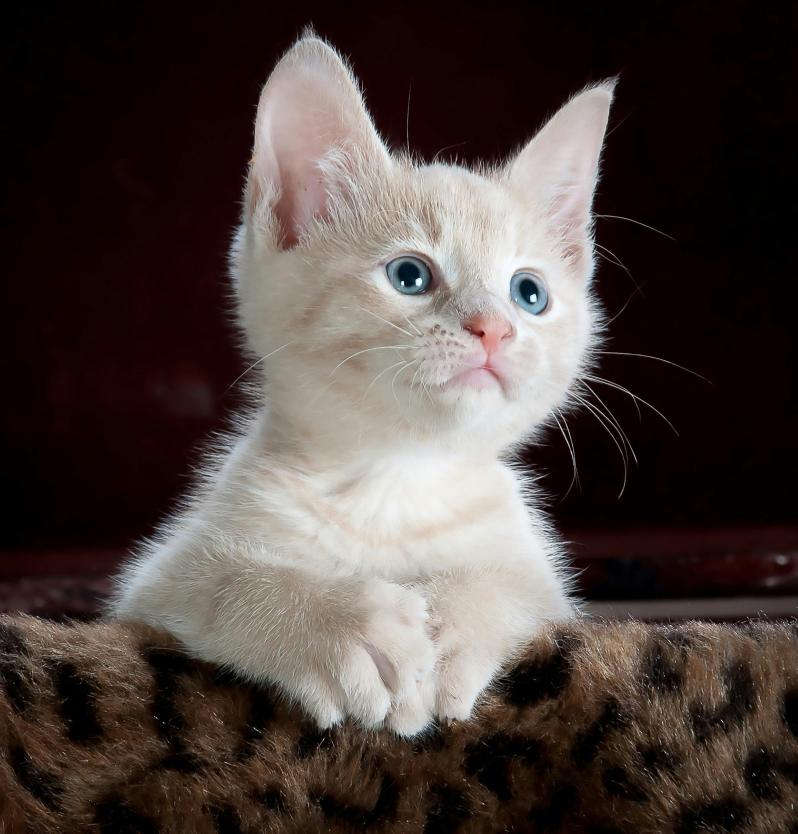
#> input picture data/cat.jpeg, 2392 x 2500 px, found by its file name (shown at 1/3 size)
$ python 3_from_arrays_to_images.py
#> lines starting #> are read from the running program, lines starting #| are printed output that depends on the picture
# ⚄◉․﹒．~*~․﹒．◉⚄⚄◉․﹒．~*~․﹒．◉⚄⚄◉․﹒．~*~․﹒．◉⚄
# Tutorial 3: From Arrays to Images
# ⚄◉․﹒．~*~․﹒．◉⚄⚄◉․﹒．~*~․﹒．◉⚄⚄◉․﹒．~*~․﹒．◉⚄


# ⁌------------------------------------⁍
# What you will learn:
# ✓ visualize arrays with matplotlib
# ✓ read images with matplotlib
# ✓ manipulate images with numpy:
#   - visualize RGB channels
#   - convert to grayscale
#   - applay thresholding
#   - flip images
#   - rotate images
#   - crop images
#   - resize images
# ⁌------------------------------------⁍


import numpy as np
import matplotlib.pyplot as plt


# ~~~~~~~~~~~
# Exercise 1.1
# Use matplotlib to show the image array from Tutorial 2, Exercise 1.4.
# Hint: Use plt.imshow().
print("\n ~~~~~~~~~~~")
print("Exercise 1.1")

# ..... your code here .....
array1_4 = np.ones([10, 10])
array1_4[1:9, 1:9] = 0
plt.imshow(array1_4)
plt.show()
plt.close()
# ~~~~~~~~~~~
# Exercise 1.2
# Read the image 'data/cat.jpeg' with matplotlib.
# What is its type? What is its shape?
# Plot the image as done in Exercise 1.1.
# Hint: Use plt.imread().
print("\n ~~~~~~~~~~~")
print("Exercise 1.2")

# ..... your code here .....
image = plt.imread("data/cat.jpeg")
#> image is the input picture: shape (2500, 2392, 3); mean R, G, B 77.4, 66.8, 63.1
plt.imshow(image)
plt.show()
plt.close()

plt.show()
# ~~~~~~~~~~~
# Exercise 1.3
# Visualize RGB channels separately.
# Hint: Use array slicing.
print("\n ~~~~~~~~~~~")
print("Exercise 1.3")

fig, ax = plt.subplots(1, 3, figsize=(15, 5))
# ..... your code here .....
ax[0].imshow(image[:,:,0], cmap="Reds")
ax[0].set_title('Red channel')
ax[0].axis('off')
# ..... your code here .....
ax[1].imshow(image[:,:,1], cmap="Greens")
ax[1].set_title('Green channel')
ax[1].axis('off')
# ..... your code here .....
ax[2].imshow(image[:,:,2], cmap="Blues")
ax[2].set_title('Blue channel')
ax[2].axis('off')

plt.show()
plt.close()

# ~~~~~~~~~~~
# Exercise 1.4
# Convert the image from Exercise 1.2 to grayscale.
# Hint: Use the formula for grayscale: 0.2989 * R + 0.5870 * G + 0.1140 * B.
print("\n ~~~~~~~~~~~")
print("Exercise 1.4")
# ..... your code here .....

import matplotlib.image as mpimg
def rgb2gray(rgb):
    return np.dot(rgb[...,:3], [0.2989, 0.5870, 0.01140])
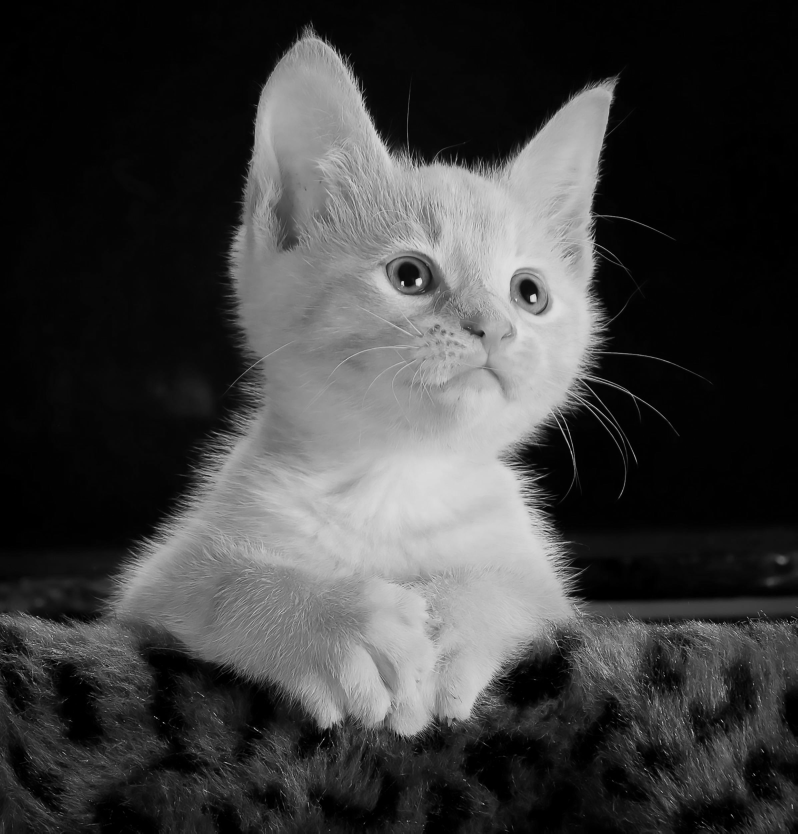
#> returned value: shape (2500, 2392) float64 (shown at 1/3 size); min 0, max 228.8, mean 63.1
img_gray = rgb2gray(image)
plt.axis('off')
plt.imshow(img_gray, cmap=plt.get_cmap('gray'))
plt.savefig('test.png')
plt.show()
print(img_gray.shape)
#| (2500, 2392)
# ~~~~~~~~~~~
# Exercise 1.5
# Plot an histogram of the grayscale image from Exercise 1.4.
# Hint: Use plt.hist().
print("\n ~~~~~~~~~~~")
print("Exercise 1.5")

# ..... your code here .....
plt.title("Grayscale Histogram")
plt.xlabel("Grayscale value")
plt.ylabel("Pixel count")
plt.hist(image.flatten(), bins=256)
print(image.flatten().shape)
#| (17940000,)
plt.show()
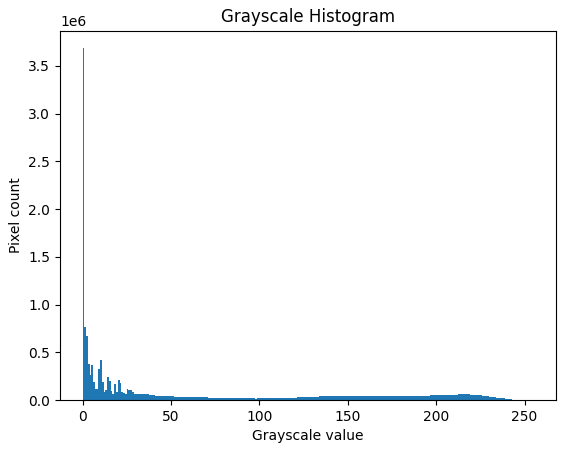
#> figure drawn by matplotlib, 1 panel; tallest bar 3685543 high, from x = 0 to 0.996
# ~~~~~~~~~~~
# Exercise 1.6
# Apply thresholding to the grayscale image from Exercise 1.4 and set all pixels below a certain threshold to 0.
# Then plot the image.
# Suggested threshold: 100.
# Hint: Use np.where().
print("\n ~~~~~~~~~~~")
print("Exercise 1.6")

# ..... your code here .....
plt.axis('off')
plt.imshow(np.where(img_gray > 100, 256, 0), cmap='gray')
plt.show()
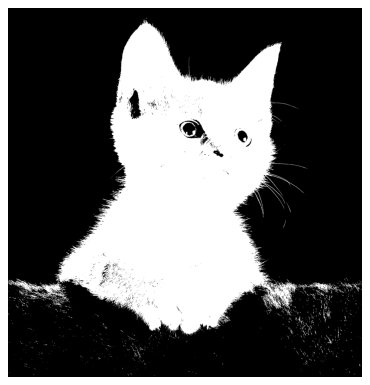
#> figure drawn by matplotlib, 1 panel
# ~~~~~~~~~~~
# Exercise 1.7
# Flip the grayscale image from Exercise 1.4 horizontally.
# Hint: Use np.flip().
print("\n ~~~~~~~~~~~")
print("Exercise 1.7")

# ..... your code here .....
plt.axis('off')
plt.imshow(np.flip(img_gray, axis=1), cmap='gray')
plt.show()
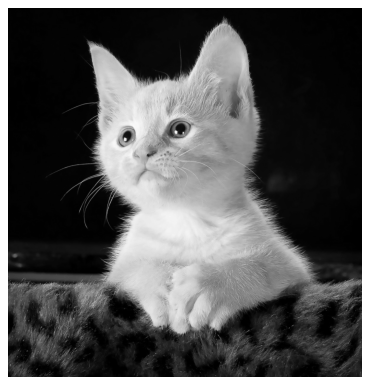
#> figure drawn by matplotlib, 1 panel
# ~~~~~~~~~~~
# Exercise 1.8
# Rotate the grayscale image from Exercise 1.4 by 45 degrees.
# Hint: Use np.rot90().
print("\n ~~~~~~~~~~~")
print("Exercise 1.8")

# ..... your code here .....
plt.axis('off')
plt.imshow(np.rot90(img_gray), cmap='gray')
plt.show()
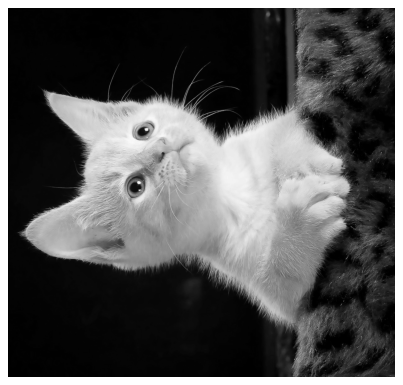
#> figure drawn by matplotlib, 1 panel
# ~~~~~~~~~~~
# Exercise 1.9
# Crop the grayscale image from Exercise 1.4 to a square of size 100x100 pixels.
# Hint: Use array slicing.
print("\n ~~~~~~~~~~~")
print("Exercise 1.9")

# ..... your code here .....
plt.axis('off')
arrImg_gray = np.array(img_gray)
plt.imshow(arrImg_gray[1200:1301, 1146:1247], cmap='gray')
plt.show()
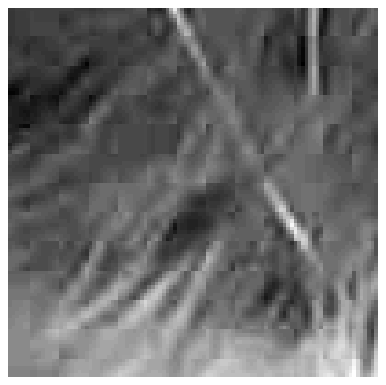
#> figure drawn by matplotlib, 1 panel
# ~~~~~~~~~~~
# Exercise 1.10
# Resize the grayscale image from Exercise 1.4 to 200x200 pixels.
# Hint: Use np.resize().
# Note: This will distort the image.
print("\n ~~~~~~~~~~~")
print("Exercise 1.10")

# ..... your code here .....
plt.axis('off')
plt.imshow(np.resize(img_gray, (200,200)), cmap='gray')
plt.show()
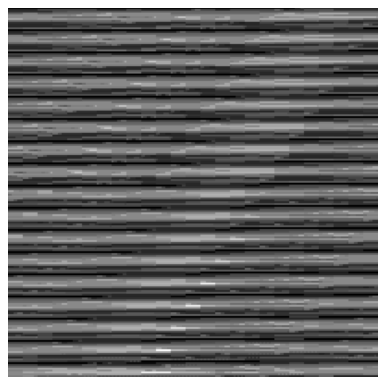
#> figure drawn by matplotlib, 1 panel
# ~~~~~~~~~~~

# ⚄◉․﹒．~*~․﹒．◉⚄⚄◉․﹒．~*~․﹒．◉⚄⚄◉․﹒．~*~․﹒．◉⚄
# References:
# Matplotlib documentation: https://matplotlib.org/stable/contents.html

$ run again, with data/test2.png saved as data/cat.jpeg
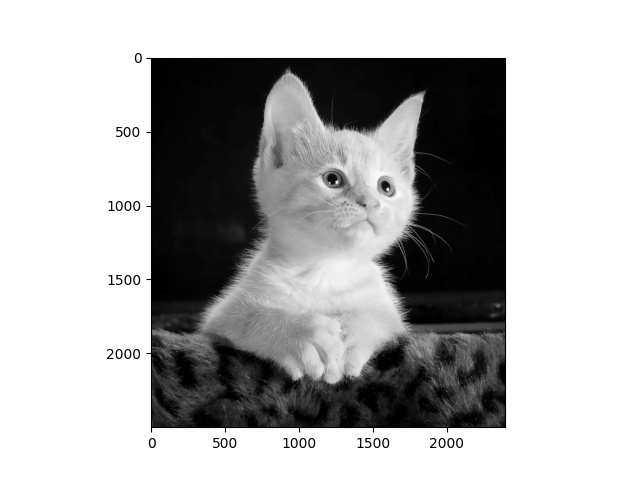
#> input picture data/test2.png, 640 x 480 px, found by its file name
#> image is the input picture: shape (480, 640, 3); min 0, max 255, mean 175.4
#> in rgb2gray, `return np.dot(rgb[...,:3], [0.2989, 0.5870, 0.01140])`:
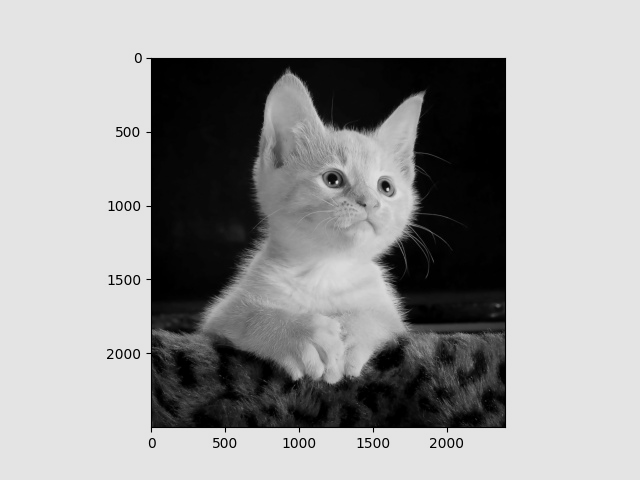
#> returned value: shape (480, 640) float64; min 0, max 228.8, mean 157.4
#| (480, 640)
#| (921600,)
#> `plt.show()`:
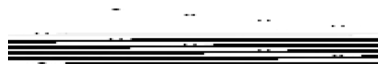
#> figure drawn by matplotlib, 1 panel
